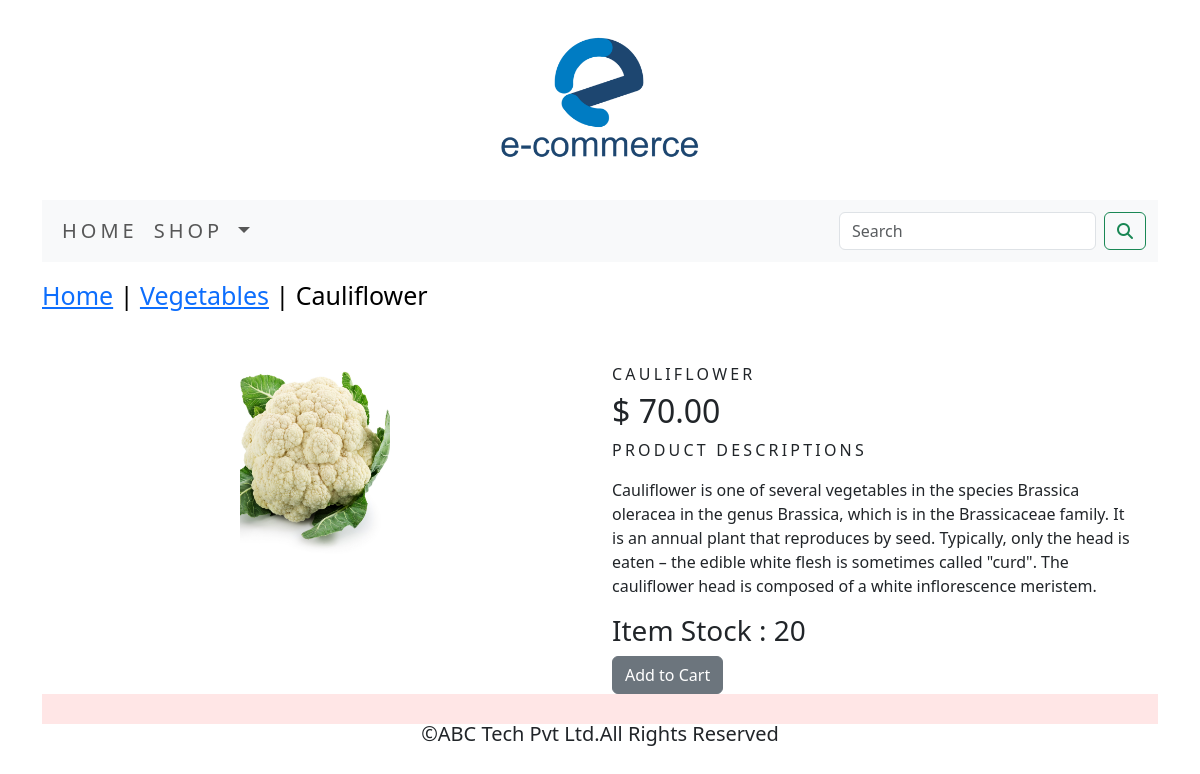
The page /shop/vegetables/cauliflower/ on the database its author committed.
### shopapp/models.py (models this page shows, shortened)
class Product(models.Model):
    objects = None
    name = models.CharField(max_length=250, unique=True)
    slug = models.SlugField(max_length=250, unique=True)
    description = models.TextField(blank=True)
    price = models.DecimalField(max_digits=10, decimal_places=2)
    category = models.ForeignKey(Category, on_delete=models.CASCADE)
    image = models.ImageField(upload_to='product', blank=True)
    stock = models.IntegerField()
    available = models.BooleanField(default=True)
    created = models.DateField(auto_now_add=True)
    updated = models.DateField(auto_now=True)
    class Meta:
        ordering = ('name',)
        verbose_name = 'product'
        verbose_name_plural = 'products'

class Category(models.Model):
    objects = None
    name = models.CharField(max_length=250, unique=True)
    slug = models.SlugField(max_length=250, unique=True)
    description = models.TextField(blank=True)
    image = models.ImageField(upload_to='category', blank=True)
    class Meta:
        ordering = ('name',)
        verbose_name = 'category'
        verbose_name_plural = 'categories'
    def get_url(self):
        return reverse('shopapp:products_by_category', args=[self.slug])
    def __str__(self):
        return '{}'.format(self.name)

### shopapp/views.py (the view)
# urls.py: path('<slug:c_slug>/<slug:product_slug>/',views.proDetail,name='proCatdetail'),
def proDetail(request, c_slug, product_slug):
    try:
        product = Product.objects.get(category__slug=c_slug,slug=product_slug)
    except Exception as e:
        raise e
    return render(request,"product.html",{'product':product})

### cart/context_processors.py (called while the page is built)
def counter(request):
    item_count=0
    if 'admin' in request.path:
        return {}
    else:
        try:
            cart=Cart.objects.filter(cart_id=_cart_id(request))
            cart_items=CartItem.objects.all().filter(cart=cart[:1])
            for cart_item in cart_items:
                item_count += cart_item.quantity
        except Cart.DoesNotExist:
            item_count = 0
    return dict(item_count=item_count)

### cart/views.py (called while the page is built)
def _cart_id(request):
    cart = request.session.session_key
    if not cart:
        cart = request.session.create()
    return cart

### shopapp/context_processors.py (called while the page is built)
def menu_links(request):
    links=Category.objects.all()
    return dict(links=links)

### templates/product.html (shortened to what this page needs)
{% extends 'base.html' %}
{% load static %}
{% block content %}
<div class="row my_prod_row_class">
    <div class="mx_auto">
        <p style="color:black;font-size:25px;"><a href="{% url 'shopapp:allProdCat' %}">Home</a> | <a href="{{product.category.get_url}}">{{product.category}}</a> | {{product.name}} </p>
    </div>
<div class="container">
<br>
<div class="row">
    <div class="col-12 col-sm-12 col-md-12 col-lg-6 text-center">
        <div style="min-width:18rem">
            <img width="150px" height="200px" src="{{product.image.url}}" alt="{{product.name}}">
        </div>
    </div>
        <div class="col-12 col-sm-12 col-md-12 col-lg-6">
            <div>
            <h1 class="my_prod_title">{{product.name}}</h1>
            <h2>$ {{product.price}}</h2>
            <p class="my_title"> Product Descriptions </p>
            <p class="text-justify my_prod_text">{{product.description}}</p>
            <h3>Item Stock : {{product.stock}}</h3>
            {% if  product.stock <= 0 %}
            <P class="text-justify my_prod_text"><b>Out of Stock</b></P>
            {% else %}
            <a class="btn btn-secondary" href="{% url 'cart:add_cart' product.id %}">Add to Cart</a>
            {% endif %}
        </div>
    </div>
</div>
    </div>
    </div>
{% endblock %}.

### static/css/custom.css (style rules this page uses)
body { font-family: 'Oswald', sans-serif; }
.my_title { font-size : 16px; text-transform : uppercase; letter-spacing : .2em; }
.my_prod_row_class { padding-top : 15px; ppadding-top : 15px; }
.my_prod_row_class .mx_auto { color : #0000; font-size : 12px; text-decoration : none; }
.my_prod_title { font-size : 16px; text-transform : uppercase; letter-spacing : .2em; padding-top : 15px; padding-top : 10px; }
.my_prod_text { padding-right : 20px; }

### rows shown on the page
Product: category "Vegetables", name "Cauliflower", image (picture), name "CAULIFLOWER", price "70.00", description "Cauliflower is one of several vegetables in the species Brassica oleracea in the genus Brassica, which is in the Brassicaceae family. It is an annual plant that reproduces by seed. Typically, only the head is eaten – the edible white flesh is sometimes called \"curd\". The cauliflower head is composed of a white inflorescence meristem.", stock "20"
